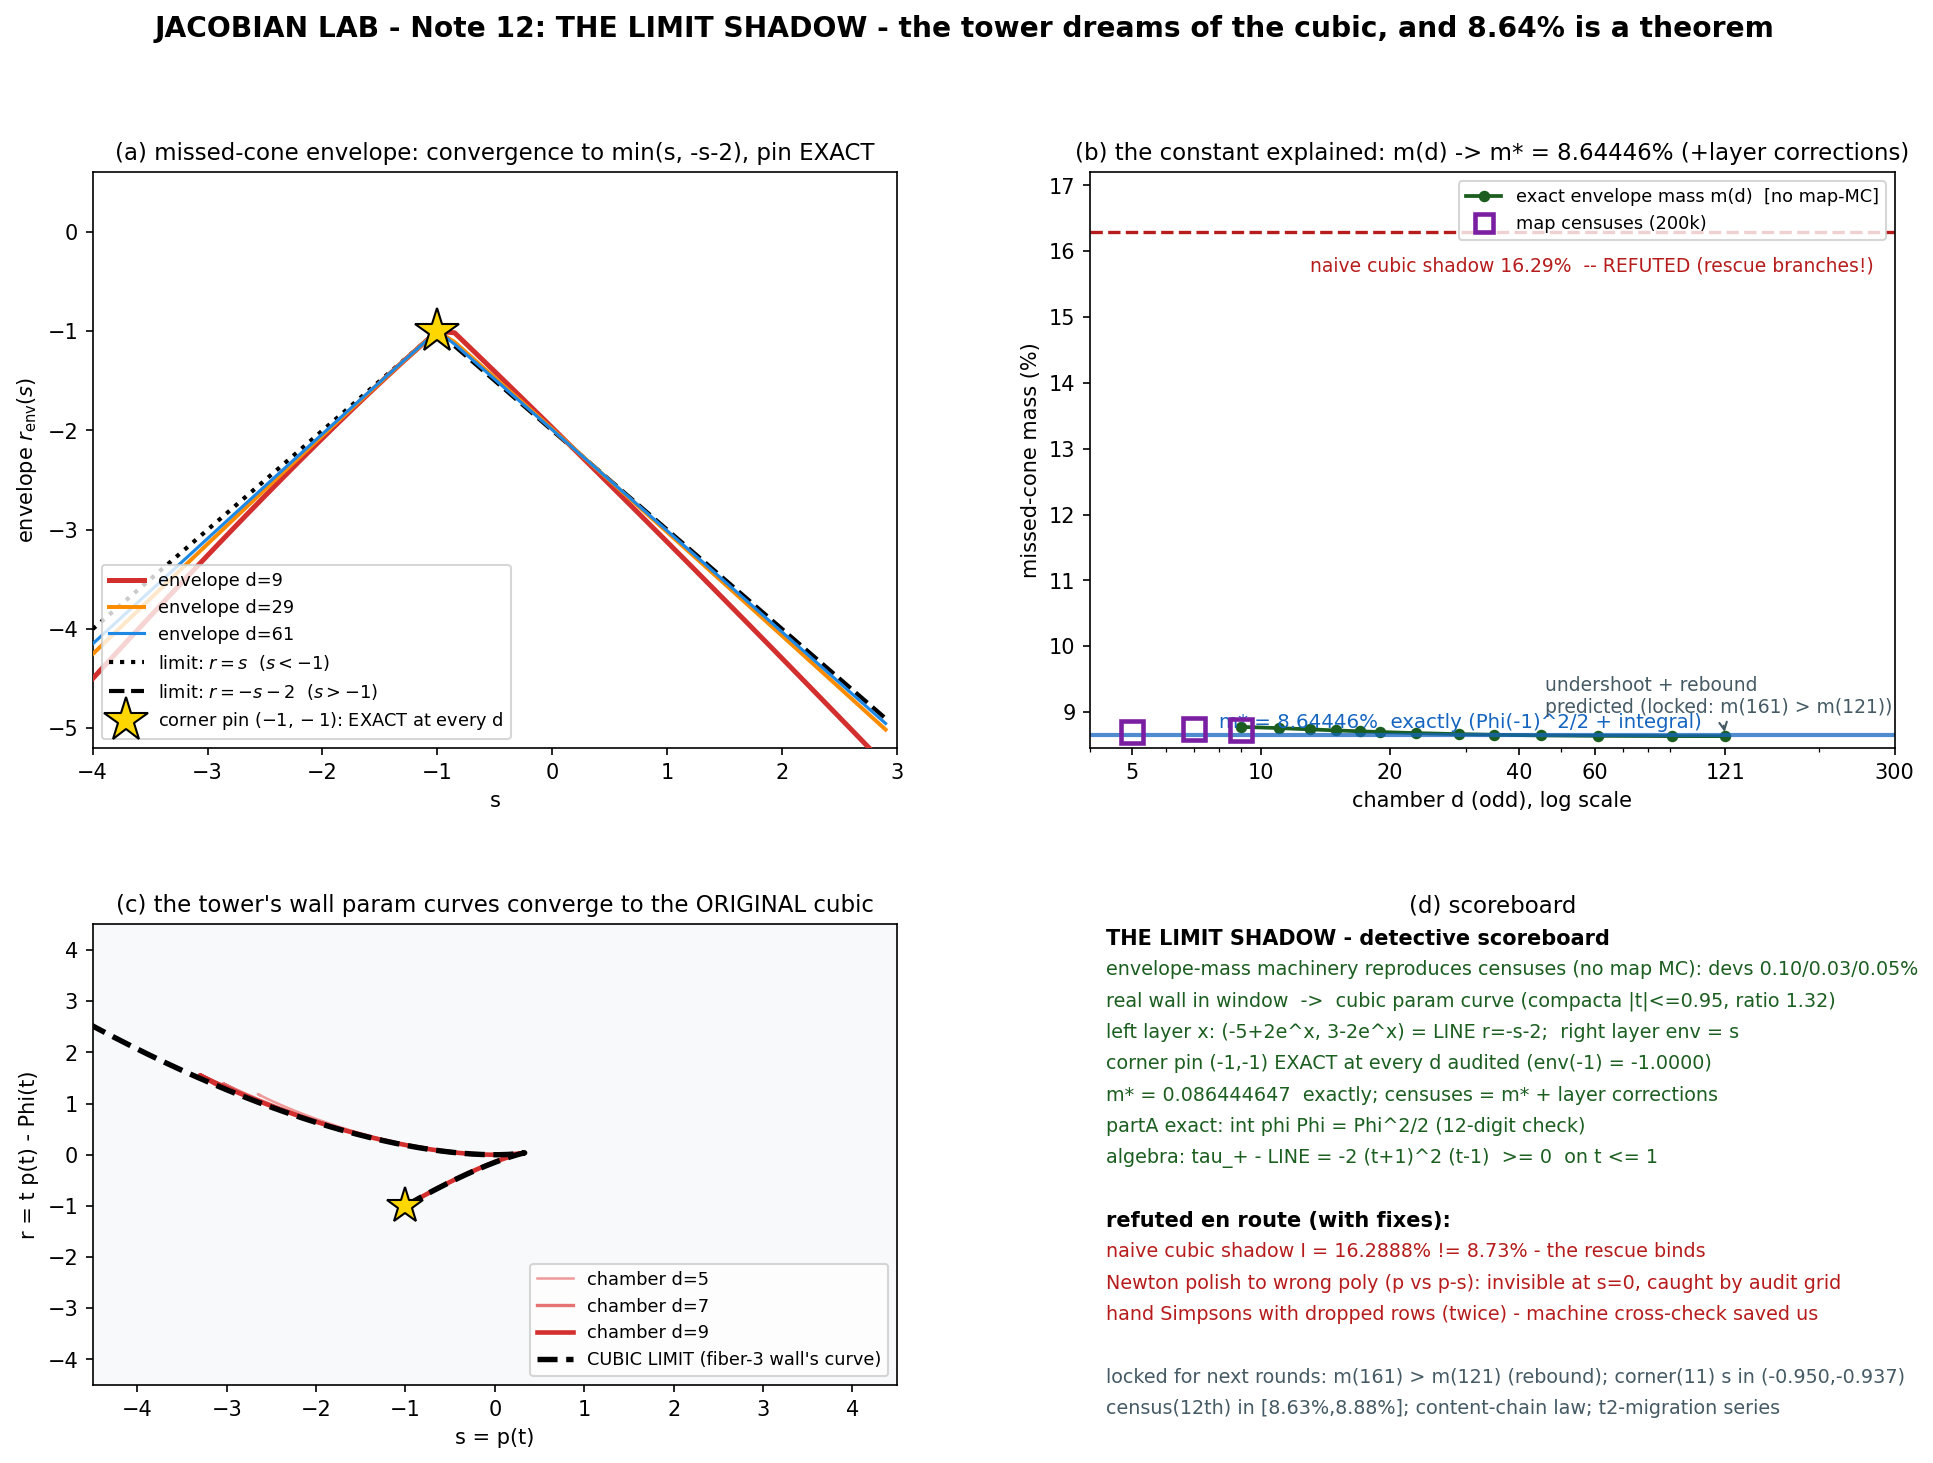

Write the Python code that produced this figure.
"""
Note 12 figure: THE LIMIT SHADOW.
(a) envelope convergence: env_d(s) for d=9,29,61 vs the limit model min(s, -s-2),
    with the EXACT pin at (-1,-1) holding for every finite d.
(b) missed-cone mass: m(d) (exact envelope masses, no map MC) descending to
    m* = 8.64446%, censuses overlaid, naive shadow 16.29% marked as refuted;
    rebound prediction annotated.
(c) wall-param convergence: (p_d(t), tau_d(t)), t in [-0.98, 1.0], d = 5,7,9 vs
    the cubic param curve; window [-4.5,4.5]^2.
(d) scoreboard + detective-log strip.
"""
import json, math
import numpy as np
import matplotlib
matplotlib.use("Agg")
import matplotlib.pyplot as plt
import sympy as sp, mpmath as mp
from sympy import symbols, expand, integrate, Rational as R

w = symbols("w"); mp.mp.dps = 60
def seed(d): return expand(2*w - 3*w**2 + w*(1-w)*(w**(sp.Integer(d)-2) - R(6, d*(d+1))))

def poly_data(d):
    p = seed(d); Phi = expand(integrate(p, w))
    pcn = np.array([float(c) for c in sp.Poly(p, w).all_coeffs()])
    tcn = np.array([float(c) for c in sp.Poly(sp.expand(w*p - Phi), w).all_coeffs()])
    coef = [mp.mpf(str(c)) for c in sp.Poly(p, w).all_coeffs()]
    return pcn, tcn, coef

def env_at(sv, pcn, tcn, coef):
    pc = pcn.copy(); pc[-1] -= sv
    coef_s = list(coef); coef_s[-1] = coef_s[-1] - mp.mpf(float(sv))
    f = lambda z: mp.polyval(coef_s, z)
    df = lambda z: mp.polyval([c*(len(coef_s)-1-i0) for i0, c in enumerate(coef_s[:-1])], z)
    taus = []
    for r0v in np.roots(pc):
        if abs(r0v.imag) > 1e-2: continue
        z = mp.mpc(mp.mpf(float(r0v.real)), mp.mpf(float(r0v.imag)))
        for _ in range(25):
            try: dz = f(z)/df(z)
            except ZeroDivisionError: break
            z -= dz
            if abs(dz) < mp.mpf(10)**-45: break
        if abs(mp.im(z)) < mp.mpf(10)**-10 and abs(mp.re(z)) < 8:
            taus.append(float(np.polyval(tcn, float(mp.re(z)))))
    return min(taus) if taus else np.inf

fig = plt.figure(figsize=(15.5, 10.5))
gs = fig.add_gridspec(2, 2, height_ratios=[1.25, 1.0], hspace=0.34, wspace=0.24)

# ---------- (a) envelope convergence ----------
ax = fig.add_subplot(gs[0, 0])
S = np.arange(-4, 3.01, 0.15)
for d, col, lw in [(9, "#d32f2f", 2.4), (29, "#fb8c00", 1.9), (61, "#1e88e5", 1.5)]:
    D = poly_data(d)
    E = [env_at(float(sv), *D) for sv in S]
    ax.plot(S, E, color=col, lw=lw, label=f"envelope d={d}", zorder=4)
ax.plot(S[S < -1], S[S < -1], "k:", lw=2, label=r"limit: $r=s$  ($s<-1$)")
ax.plot(S[S >= -1], -S[S >= -1] - 2, "k--", lw=2, label=r"limit: $r=-s-2$  ($s>-1$)")
ax.plot([-1], [-1], "*", ms=22, mfc="gold", mec="k", zorder=8,
        label="corner pin $(-1,-1)$: EXACT at every d")
ax.set_xlim(-4, 3); ax.set_ylim(-5.2, 0.6)
ax.set_xlabel("s"); ax.set_ylabel(r"envelope $r_{\rm env}(s)$")
ax.set_title("(a) missed-cone envelope: convergence to min(s, -s-2), pin EXACT", fontsize=11)
ax.legend(fontsize=8.5, loc="lower left")

# ---------- (b) mass trajectory ----------
ax = fig.add_subplot(gs[0, 1])
fin = json.load(open("limits_final.json"))
ms = {int(k): v for k, v in fin["m"].items()}
ds = sorted(ms); ys = [ms[d] for d in ds]
mstar = float(fin["mstar_pct"])
ax.plot(ds, ys, "o-", color="#1b5e20", ms=4.5, lw=1.8, label="exact envelope mass m(d)  [no map-MC]")
for dc, cen, mk in [(5, 8.6900, "s"), (7, 8.7400, "s"), (9, 8.7260, "s")]:
    ax.plot([dc], [cen], mk, ms=11, mfc="none", mec="#7b1fa2", mew=2.2, zorder=7)
ax.plot([], [], "s", ms=9, mfc="none", mec="#7b1fa2", mew=2.2, label="map censuses (200k)")
ax.axhline(16.2888, color="#b71c1c", ls="--", lw=1.6)
ax.text(13, 15.7, "naive cubic shadow 16.29%  -- REFUTED (rescue branches!)", color="#b71c1c", fontsize=9)
ax.axhline(mstar, color="#1565c0", ls="-", lw=2, alpha=0.75)
ax.text(8, mstar+0.12, f"m* = {mstar:.5f}%  exactly (Phi(-1)^2/2 + integral)", color="#1565c0", fontsize=9.5)
ax.annotate("undershoot + rebound\npredicted (locked: m(161) > m(121))",
            xy=(121, ys[-1]), xytext=(46, 8.98),
            arrowprops=dict(arrowstyle="->", color="#455a64"), fontsize=9, color="#455a64")
ax.set_xscale("log"); ax.set_xlim(4, 300)
ax.set_xticks([5, 10, 20, 40, 60, 121, 300]); ax.set_xticklabels(["5", "10", "20", "40", "60", "121", "300"])
ax.set_ylim(8.45, 17.2)
ax.set_ylabel("missed-cone mass (%)"); ax.set_xlabel("chamber d (odd), log scale")
ax.set_title("(b) the constant explained: m(d) -> m* = 8.64446% (+layer corrections)", fontsize=11)
ax.legend(fontsize=8.5, loc="upper right")

# ---------- (c) wall param convergence ----------
ax = fig.add_subplot(gs[1, 0])
TT = np.linspace(-0.98, 1.0, 5001)
for d, col, lw in [(5, "#ef9a9a", 1.2), (7, "#e57373", 1.6), (9, "#d32f2f", 2.2)]:
    p = seed(d); Phi = expand(integrate(p, w))
    pf = sp.lambdify(w, p, "numpy"); phif = sp.lambdify(w, Phi, "numpy")
    ax.plot(pf(TT), TT*pf(TT)-phif(TT), color=col, lw=lw, label=f"chamber d={d}")
pinf = 2*w-3*w**2; Phiinf = expand(integrate(pinf, w))
pf0 = sp.lambdify(w, pinf, "numpy"); phif0 = sp.lambdify(w, Phiinf, "numpy")
ax.plot(pf0(TT), TT*pf0(TT)-phif0(TT), "k--", lw=2.6, label="CUBIC LIMIT (fiber-3 wall's curve)")
ax.plot([-1], [-1], "*", ms=18, mfc="gold", mec="k", zorder=8)
ax.axvspan(-4.5, 4.5, color="#eceff1", alpha=0.35, zorder=0)
ax.set_xlim(-4.5, 4.5); ax.set_ylim(-4.5, 4.5)
ax.set_xlabel("s = p(t)"); ax.set_ylabel(r"r = t p(t) - Phi(t)")
ax.set_title("(c) the tower's wall param curves converge to the ORIGINAL cubic", fontsize=11)
ax.legend(fontsize=8.5, loc="lower right")

# ---------- (d) scoreboard strip ----------
ax = fig.add_subplot(gs[1, 1]); ax.axis("off")
rows = [
    ("THE LIMIT SHADOW - detective scoreboard", "k", True),
    ("envelope-mass machinery reproduces censuses (no map MC): devs 0.10/0.03/0.05%", "g", False),
    ("real wall in window  ->  cubic param curve (compacta |t|<=0.95, ratio 1.32)", "g", False),
    ("left layer x: (-5+2e^x, 3-2e^x) = LINE r=-s-2;  right layer env = s", "g", False),
    ("corner pin (-1,-1) EXACT at every d audited (env(-1) = -1.0000)", "g", False),
    ("m* = 0.086444647  exactly; censuses = m* + layer corrections", "g", False),
    ("partA exact: int phi Phi = Phi^2/2 (12-digit check)", "g", False),
    ("algebra: tau_+ - LINE = -2 (t+1)^2 (t-1)  >= 0  on t <= 1", "g", False),
    ("", "k", False),
    ("refuted en route (with fixes):", "k", True),
    ("naive cubic shadow I = 16.2888% != 8.73% - the rescue binds", "r", False),
    ("Newton polish to wrong poly (p vs p-s): invisible at s=0, caught by audit grid", "r", False),
    ("hand Simpsons with dropped rows (twice) - machine cross-check saved us", "r", False),
    ("", "k", False),
    ("locked for next rounds: m(161) > m(121) (rebound); corner(11) s in (-0.950,-0.937)", "#455a64", False),
    ("census(12th) in [8.63%,8.88%]; content-chain law; t2-migration series", "#455a64", False),
]
y = 0.99
for txt, c, bold in rows:
    ax.text(0.02, y, txt, fontsize=10 if bold else 9.2, fontweight="bold" if bold else "normal",
            color={"g": "#1b5e20", "r": "#b71c1c", "k": "black", "#455a64": "#455a64"}[c],
            va="top", transform=ax.transAxes)
    y -= 0.068
ax.set_title("(d) scoreboard", fontsize=11)

fig.suptitle("JACOBIAN LAB - Note 12: THE LIMIT SHADOW - the tower dreams of the cubic, and 8.64% is a theorem",
             fontsize=13.5, fontweight="bold")
fig.savefig("jacobian_limits_figure.png", dpi=150, bbox_inches="tight")
print("saved jacobian_limits_figure.png")
